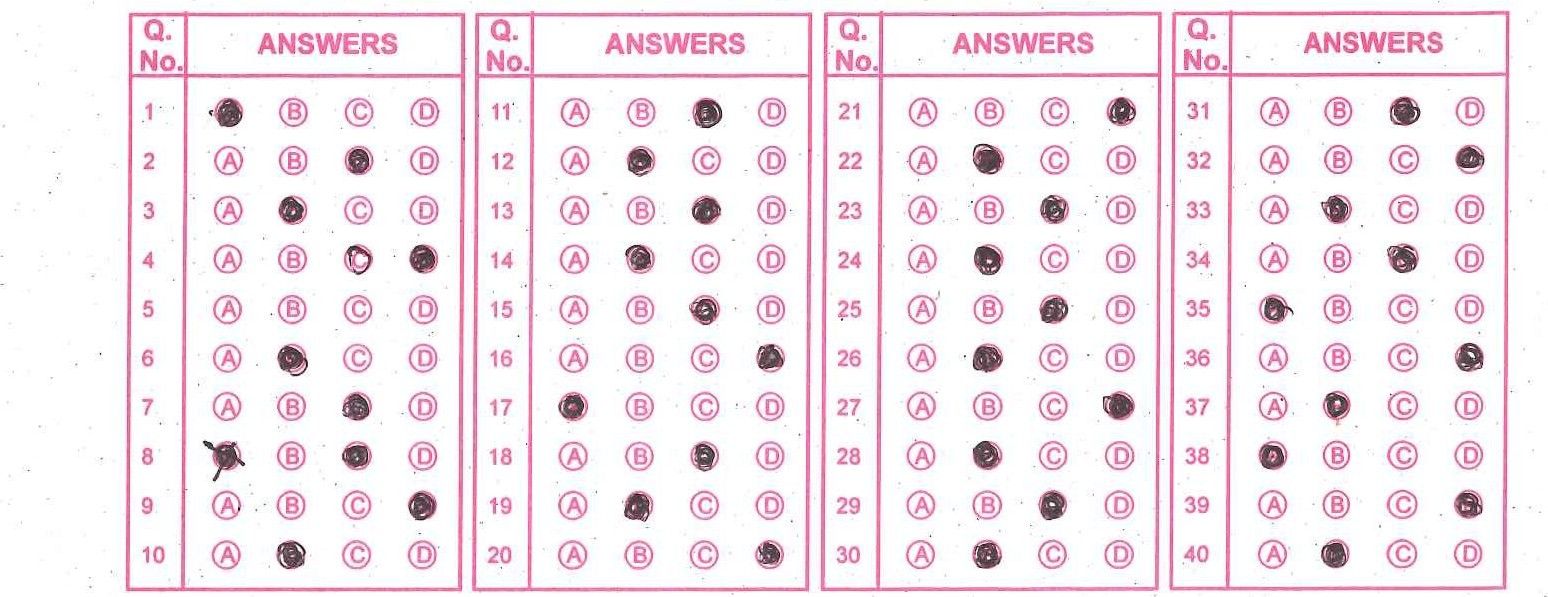
#> input picture a1.jpg, 1548 x 597 px
$ python method_2.py
#> lines starting #> are read from the running program, lines starting #| are printed output that depends on the picture
import cv2
import numpy as np
import matplotlib.pyplot as plt

# Load image
image = cv2.imread('a1.jpg')
#> image is the input picture: shape (597, 1548, 3); mean B, G, R 238.9, 232.8, 244.2
gray = cv2.cvtColor(image, cv2.COLOR_BGR2GRAY)
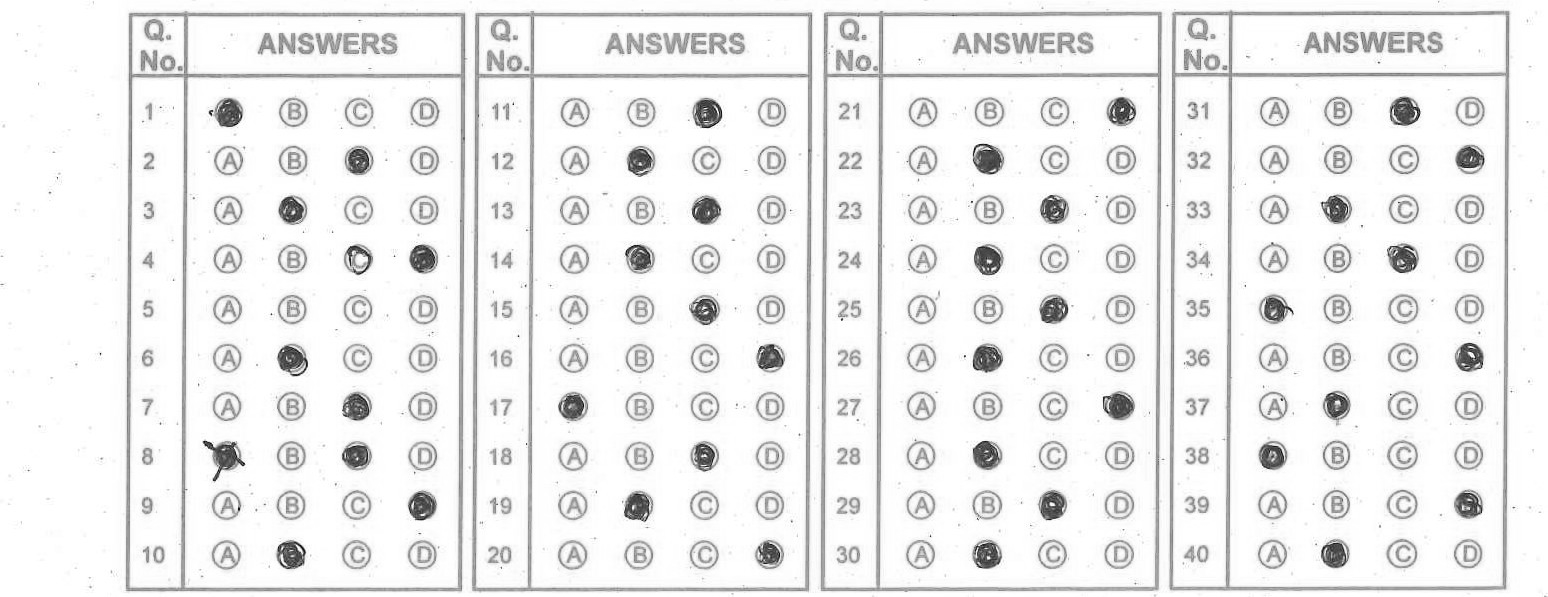
#> gray: shape (597, 1548); min 3, max 255, mean 236.9
edges = cv2.Canny(gray, 50, 150, apertureSize=3)
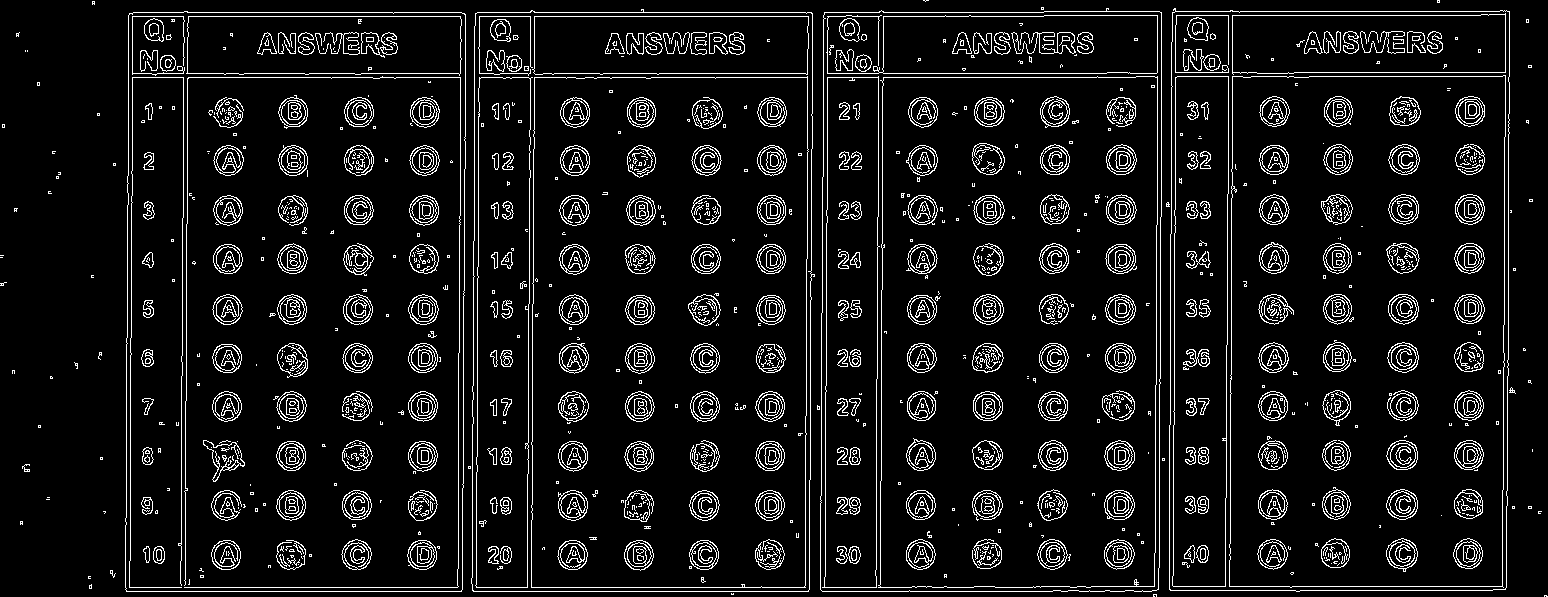
#> edges: shape (597, 1548); 8.3% white in thin lines or dots

# --- Step 1: Detect Vertical Lines ---
lines = cv2.HoughLinesP(edges, 1, np.pi / 180, threshold=200, minLineLength=100, maxLineGap=10)
#> lines = 32 rows, first 6: [128, 77, 1135, 77], [473, 591, 808, 591], [128, 73, 1106, 73], [128, 16, 1043, 16], [824, 12, 1043, 12], [125, 587, 973, 587]

x_coords = []
for line in lines:
    x1, y1, x2, y2 = line[0]
    if abs(x1 - x2) < 10:  # near-vertical lines
        x_coords.append(x1)
#> this loop made 32 passes
#> (x1, y1, x2, y2) on passes 1 to 12: (128, 77, 1135, 77), (473, 591, 808, 591), (128, 73, 1106, 73), (128, 16, 1043, 16), (824, 12, 1043, 12), (125, 587, 973, 587), (1033, 586, 1506, 586), (1175, 11, 1509, 11), (1044, 15, 1488, 15), (1170, 590, 1492, 590), (133, 12, 461, 12), (1309, 76, 1509, 76)
#> after the loop, x_coords = [1508, 130, 474, 458, 807, 882, 532, 1504, 1157, 1161, 876]

# --- Step 2: Filter and Sort Line Positions ---
x_coords = sorted(set(x_coords))
#> x_coords = [130, 458, 474, 532, 807, 876, 882, 1157, 1161, 1504, 1508]
filtered_x = []
prev = -100
for x in x_coords:
    if abs(x - prev) > 30:  # filter nearby duplicates
        filtered_x.append(x)
        prev = x
#> this loop made 11 passes
#> (x, prev) on passes 1, 2, 4, 5, 6, 8, 10: (130, 130), (458, 458), (532, 532), (807, 807), (876, 876), (1157, 1157), (1504, 1504)
#> x on passes 3, 7, 9, 11: 474, 882, 1161, 1508
#> after the loop, filtered_x = [130, 458, 532, 807, 876, 1157, 1504]; prev = 1504

# --- Step 3: Compute Column Widths and Keep Wide Columns ---
min_width = 150  # adjust as needed
columns = []
for i in range(len(filtered_x) - 1):
    x_start = filtered_x[i]
    x_end = filtered_x[i + 1]
    width = x_end - x_start
    if width >= min_width:
        col_crop = image[:, x_start:x_end]
        columns.append((x_start, x_end, width, col_crop))
#> this loop made 6 passes
#> (x_start, x_end, width) on passes 1 to 6: (130, 458, 328), (458, 532, 74), (532, 807, 275), (807, 876, 69), (876, 1157, 281), (1157, 1504, 347)
#> pass 1, `col_crop = image[:, x_start:x_end]`:
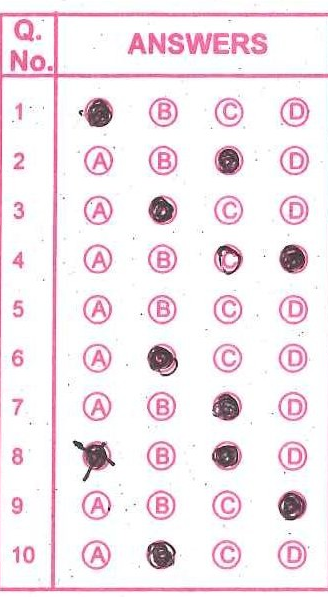
#> col_crop: shape (597, 328, 3); mean B, G, R 238, 231.8, 243.3
#> pass 3, `col_crop = image[:, x_start:x_end]`:
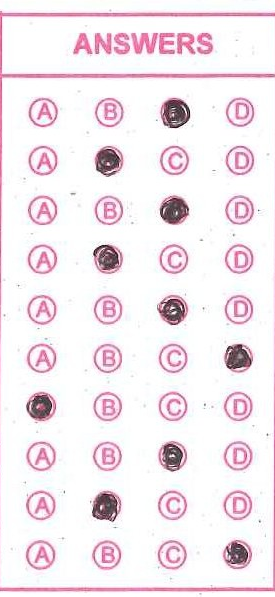
#> col_crop: shape (597, 275, 3); mean B, G, R 238.7, 232.8, 243.4
#> after the loop, columns = 4 items

# --- Step 4: Display Wide Columns ---
for idx, (x_start, x_end, width, col_img) in enumerate(columns):
    print(f"Column {idx+1}: x_start={x_start}, x_end={x_end}, width={width}")
    plt.figure(figsize=(4, 10))
    plt.title(f"Column {idx+1} (Width={width})")
    plt.imshow(cv2.cvtColor(col_img, cv2.COLOR_BGR2RGB))
    plt.axis('off')
    plt.show()
#> this loop made 4 passes
#| Column 1: x_start=130, x_end=458, width=328
#| Column 2: x_start=532, x_end=807, width=275
#| Column 3: x_start=876, x_end=1157, width=281
#| Column 4: x_start=1157, x_end=1504, width=347

$ run again, with a2.jpg copied over a1.jpg
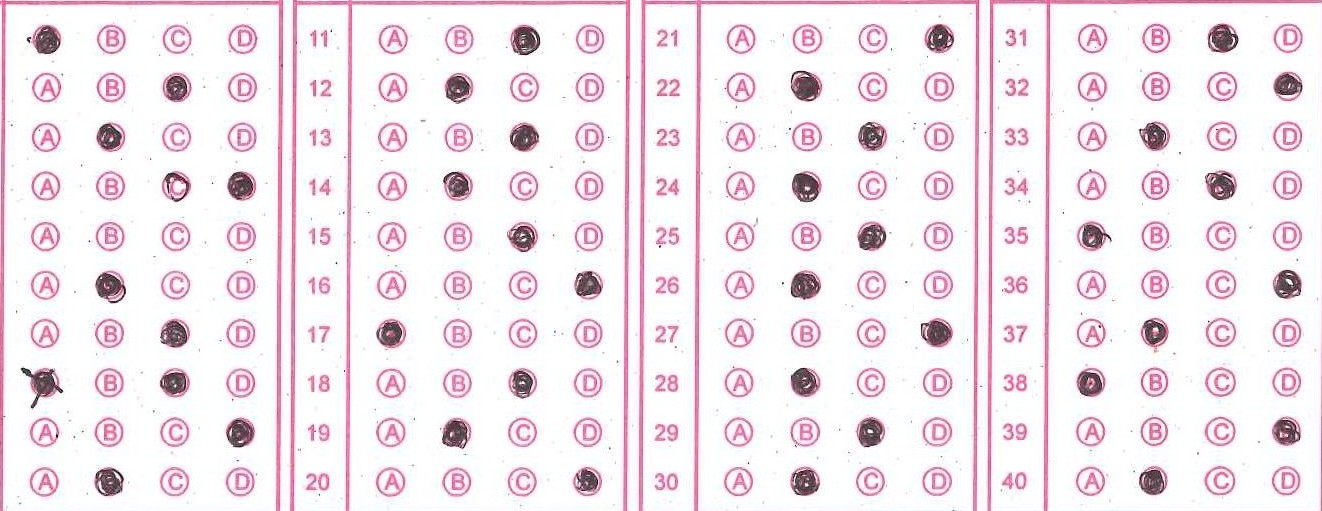
#> input picture a2.jpg, 1322 x 511 px
#> image is the input picture: shape (511, 1322, 3); mean B, G, R 237.2, 231, 241.9
#> `edges = cv2.Canny(gray, 50, 150, apertureSize=3)`:
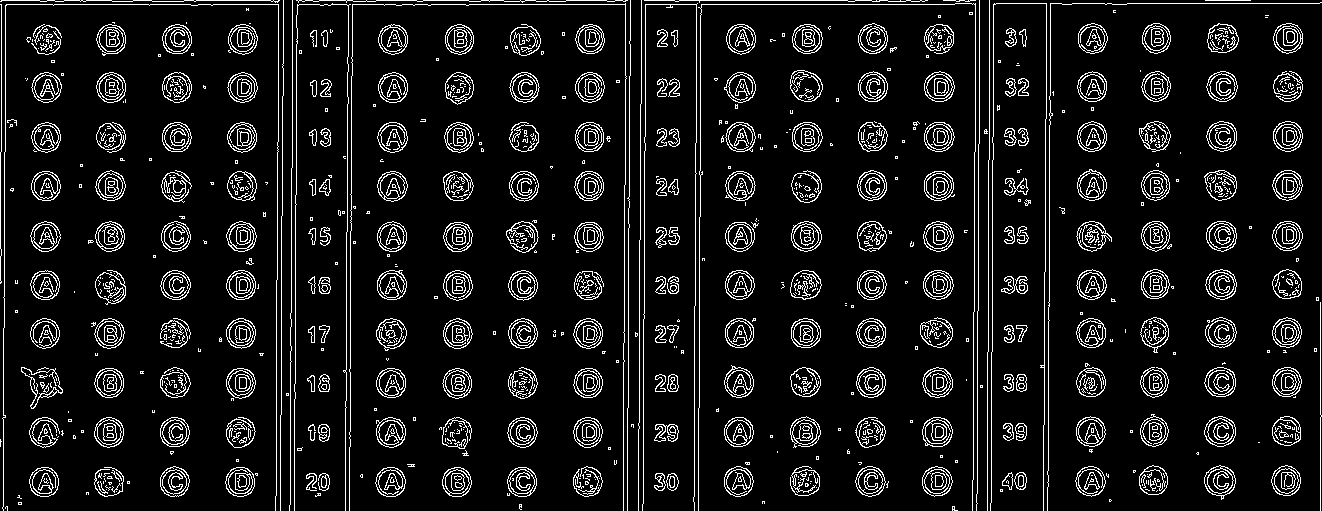
#> edges: shape (511, 1322); 9.1% white in thin lines or dots
#> lines = [[0, 4, 954, 4], [184, 0, 352, 0], [1, 0, 111, 0], [1127, 3, 1319, 3], [566, 0, 887, 0], [276, 495, 276, 280], [350, 446, 350, 210], [1320, 510, 1320, 302], [700, 216, 700, 8]]
#> the loop `for line in lines:` made 9 passes
#> after the loop `for line in lines:`: x_coords = [276, 350, 1320, 700]
#> `x_coords = sorted(set(x_coords))`: x_coords = [276, 350, 700, 1320]
#> the loop `for x in x_coords:` made 4 passes
#> (x, prev) on passes 1 to 4: (276, 276), (350, 350), (700, 700), (1320, 1320)
#> after the loop `for x in x_coords:`: prev = 1320
#> the loop `for i in range(len(filtered_x) - 1):` made 3 passes
#> (x_start, x_end, width) on passes 1 to 3: (276, 350, 74), (350, 700, 350), (700, 1320, 620)
#> pass 3, `col_crop = image[:, x_start:x_end]`:
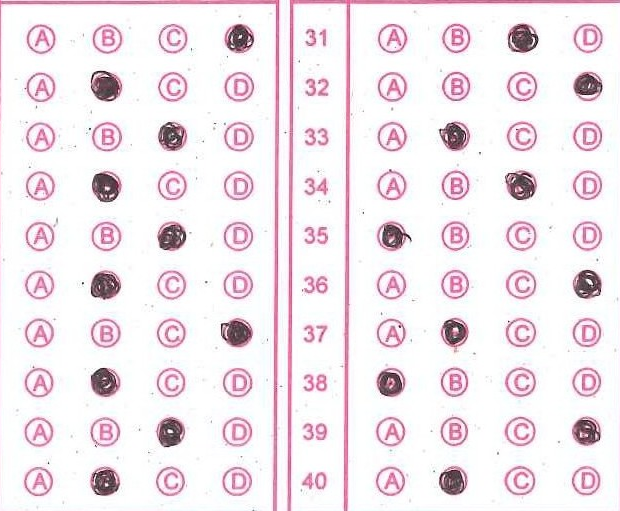
#> col_crop: shape (511, 620, 3); mean B, G, R 237.6, 231.8, 241.8
#> after the loop `for i in range(len(filtered_x) - 1):`: columns = 2 items
#> the loop `for idx, (x_start, x_end, width, col_img) in enumerate(columns):` made 2 passes
#> (printed output is left out)
